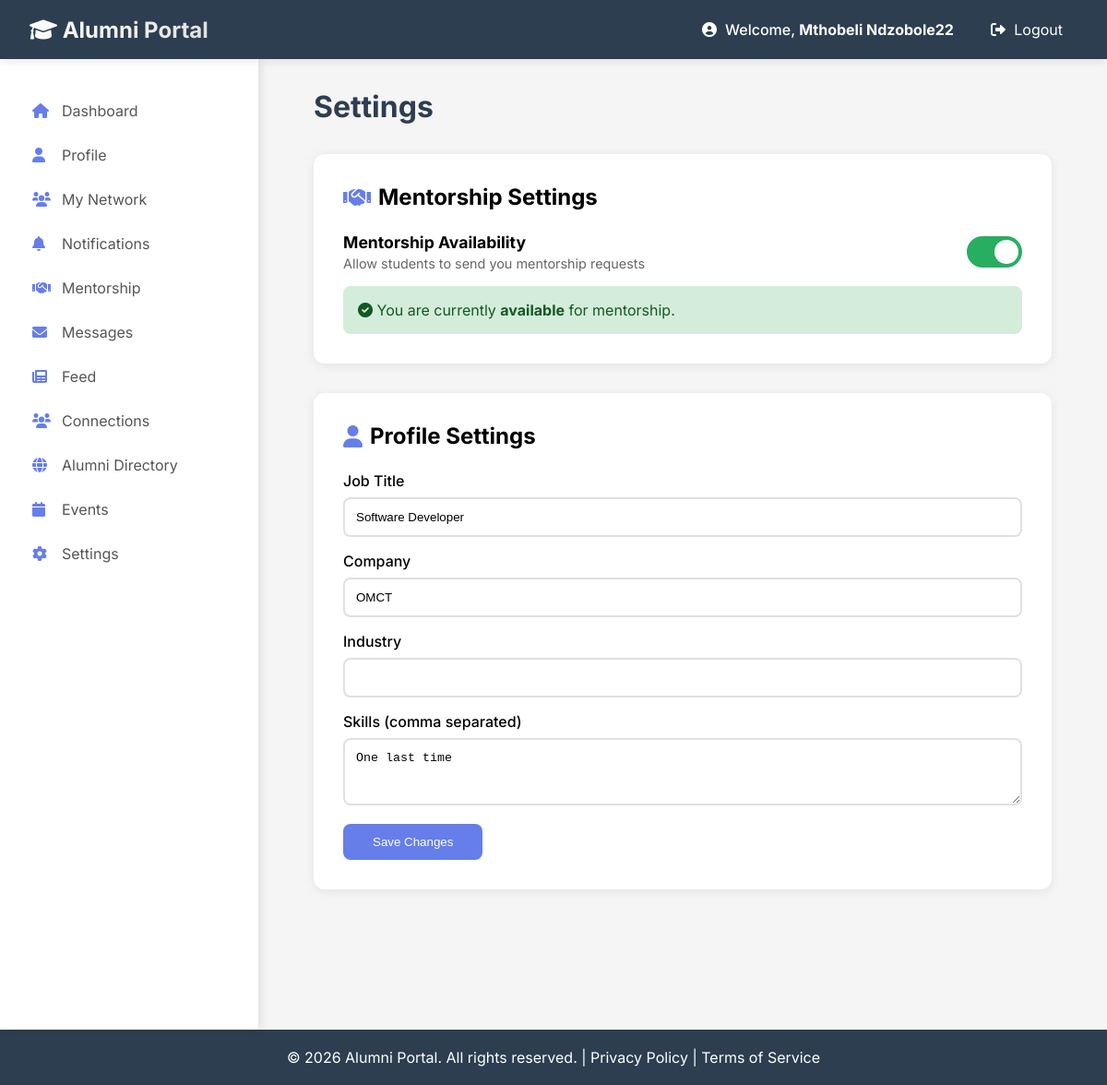
Page /alumni/settings (signed in) on the committed database.
### app/models/user.py (models this page shows)
class User(db.Model):
    __tablename__ = 'users'
    id = db.Column(db.Integer, primary_key=True)
    full_name = db.Column(db.String(100))
    email = db.Column(db.String(120), unique=True, nullable=False)
    password_hash = db.Column(db.Text, nullable=False)
    role = db.Column(db.String(20), nullable=False)
    profile_picture = db.Column(db.Text, default='default_avatar.png')
    created_at = db.Column(db.DateTime, default=datetime.utcnow)

class AlumniProfile(db.Model):
    __tablename__ = 'alumni_profiles'
    id = db.Column(db.Integer, primary_key=True)
    user_id = db.Column(db.Integer, db.ForeignKey('users.id', ondelete='CASCADE'), unique=True)
    job_title = db.Column(db.String(100))
    company = db.Column(db.String(100))
    industry = db.Column(db.String(100))
    skills = db.Column(db.Text)
    graduation_year = db.Column(db.Integer)
    mentorship_available = db.Column(db.Boolean, default=True)
    rating_count = db.Column(db.Integer, default=0)

### app/routes/views_routes.py (the view)
@views.route("/alumni/settings")
def alumni_settings():
    user = get_current_user()
    if not user or user.role != 'alumni':
        return redirect(url_for('views.login_page'))
    from ..models.user import AlumniProfile
    profile = AlumniProfile.query.filter_by(user_id=user.id).first()
    return render_template("alumni/settings.html", user=user, profile=profile)

### app/routes/views_routes.py (called while the page is built)
def get_current_user():
    if 'user_id' in session:
        return User.query.get(session['user_id'])
    return None

### app/templates/Alumni/settings.html (shortened to what this page needs)
{% extends "alumni/base_alumni.html" %}
{% block alumni_content %}
<div style="max-width: 800px; margin: 0 auto;">
    <h1 style="font-size: 2rem; color: #2c3e50; margin-bottom: 2rem;">Settings</h1>
    <div style="background: white; border-radius: 12px; padding: 2rem; margin-bottom: 2rem; box-shadow: 0 2px 12px rgba(0,0,0,0.08);">
        <h2 style="font-size: 1.5rem; margin-bottom: 1.5rem; display: flex; align-items: center; gap: 0.5rem;">
            <i class="fas fa-handshake" style="color: #667eea;"></i>
            Mentorship Settings
        </h2>
        <div style="display: flex; justify-content: space-between; align-items: center; margin-bottom: 1rem;">
            <div>
                <h3 style="font-size: 1.1rem; margin-bottom: 0.25rem;">Mentorship Availability</h3>
                <p style="color: #666; font-size: 0.9rem;">Allow students to send you mentorship requests</p>
            </div>
            <label class="switch">
                <span class="slider round"></span>
            </label>
        </div>
        <div id="mentorshipStatus" style="margin-top: 1rem; padding: 1rem; border-radius: 8px; {% if profile and profile.mentorship_available %}background: #d4edda; color: #155724;{% else %}background: #f8d7da; color: #721c24;{% endif %}">
            <i class="fas {% if profile and profile.mentorship_available %}fa-check-circle{% else %}fa-times-circle{% endif %}"></i>
            You are currently <strong>{% if profile and profile.mentorship_available %}available{% else %}not available{% endif %}</strong> for mentorship.
        </div>
    </div>
    <div style="background: white; border-radius: 12px; padding: 2rem; box-shadow: 0 2px 12px rgba(0,0,0,0.08);">
        <h2 style="font-size: 1.5rem; margin-bottom: 1.5rem; display: flex; align-items: center; gap: 0.5rem;">
            <i class="fas fa-user" style="color: #667eea;"></i>
            Profile Settings
        </h2>
        <form method="POST" action="{{ url_for('profile.update_profile') }}">
            <div style="margin-bottom: 1rem;">
                <label style="display: block; margin-bottom: 0.5rem; font-weight: 500;">Job Title</label>
                <input type="text" name="job_title" value="{{ profile.job_title or '' }}" style="width: 100%; padding: 0.75rem; border: 2px solid #e0e0e0; border-radius: 8px;">
            </div>
            <div style="margin-bottom: 1rem;">
                <label style="display: block; margin-bottom: 0.5rem; font-weight: 500;">Company</label>
                <input type="text" name="company" value="{{ profile.company or '' }}" style="width: 100%; padding: 0.75rem; border: 2px solid #e0e0e0; border-radius: 8px;">
            </div>
            <div style="margin-bottom: 1rem;">
                <label style="display: block; margin-bottom: 0.5rem; font-weight: 500;">Industry</label>
                <input type="text" name="industry" value="{{ profile.industry or '' }}" style="width: 100%; padding: 0.75rem; border: 2px solid #e0e0e0; border-radius: 8px;">
            </div>
            <div style="margin-bottom: 1rem;">
                <label style="display: block; margin-bottom: 0.5rem; font-weight: 500;">Skills (comma separated)</label>
                <textarea name="skills" rows="3" style="width: 100%; padding: 0.75rem; border: 2px solid #e0e0e0; border-radius: 8px;">{{ profile.skills or '' }}</textarea>
            </div>
            <button type="submit" style="background: #667eea; color: white; border: none; padding: 0.75rem 2rem; border-radius: 8px; cursor: pointer;">
                Save Changes
            </button>
        </form>
    </div>
</div>
{% endblock %}

### app/templates/base.html (shortened to what this page needs)
<!DOCTYPE html>
<html lang="en">
<head>
    <link rel="stylesheet" href="https://cdnjs.cloudflare.com/ajax/libs/font-awesome/6.0.0/css/all.min.css">
</head>
<body>
    <nav class="navbar">
        <div class="logo">
            <a href="{{ url_for('views.home') }}">
                <i class="fas fa-graduation-cap"></i> Alumni Portal
            </a>
        </div>
        <div class="user-menu">
            {% if session.get('user_id') %}
                <span>
                    <i class="fas fa-user-circle"></i>
                    Welcome, <strong>{{ session.get('user_name', 'User') }}</strong>
                </span>
                <a href="{{ url_for('auth.logout') }}">
                    <i class="fas fa-sign-out-alt"></i> Logout
                </a>
            {% endif %}
        </div>
    </nav>
    {% block content %}{% endblock %}
    <footer class="footer">
        <p>&copy; 2026 Alumni Portal. All rights reserved. | <a href="#" style="color: white; text-decoration: none;">Privacy Policy</a> | <a href="#" style="color: white; text-decoration: none;">Terms of Service</a></p>
    </footer>
</body>
</html>

### app/templates/base.html (style rules this page uses)
* { margin: 0; padding: 0; box-sizing: border-box; }
body { font-family: 'Inter', -apple-system, BlinkMacSystemFont, 'Segoe UI', Roboto, Oxygen, Ubuntu, sans-serif; background: #f5f5f5; min-height: 100vh; display: flex; flex-direction: column; }
.navbar { background: #2c3e50; color: white; padding: 1rem 2rem; display: flex; justify-content: space-between; align-items: center; position: sticky; top: 0; z-index: 1000; height: 64px; width: 100%; box-shadow: 0 2px 10px rgba(0,0,0,0.1); }
.logo a { color: white; text-decoration: none; font-size: 1.5rem; font-weight: bold; white-space: nowrap; background: linear-gradient(135deg, #fff 0%, #e0e0e0 100%); -webkit-background-clip: text; -webkit-text-fill-color: transparent; background-clip: text; }
.user-menu { display: flex; align-items: center; gap: 1.5rem; }
.user-menu span { font-weight: 500; white-space: nowrap; }
.user-menu a { color: white; text-decoration: none; padding: 0.5rem 1rem; border-radius: 5px; transition: background 0.3s; white-space: nowrap; }
.user-menu i { margin-right: 0.3rem; }
.footer { background: #2c3e50; color: white; text-align: center; padding: 1rem; margin-top: auto; height: 60px; display: flex; align-items: center; justify-content: center; }

### app/templates/Alumni/settings.html (style rules this page uses)
.switch { position: relative; display: inline-block; width: 60px; height: 34px; }
.slider { position: absolute; cursor: pointer; top: 0; left: 0; right: 0; bottom: 0; background-color: #ccc; transition: .4s; }
.slider:before { position: absolute; content: ""; height: 26px; width: 26px; left: 4px; bottom: 4px; background-color: white; transition: .4s; }
input:checked + .slider { background-color: #27ae60; }
input:checked + .slider:before { transform: translateX(26px); }
.slider.round { border-radius: 34px; }
.slider.round:before { border-radius: 50%; }

### rows in the picture
User: get "Mthobeli Ndzobole22"
AlumniProfile: job_title "Software Developer", company "OMCT", skills "One last time"
